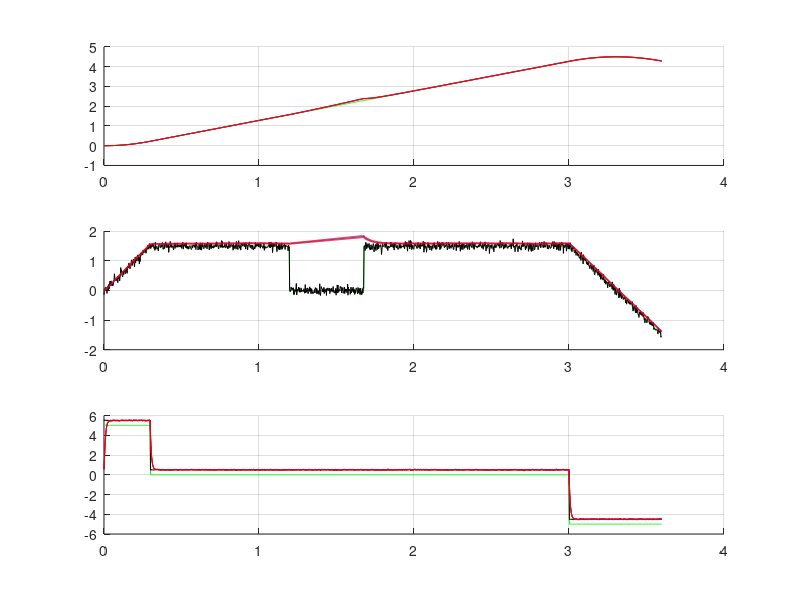

Write MATLAB code to recreate this figure.
################################################################################
# Simulation setup
################################################################################

# The OTOS velocity measurement was calculated to have a standard deviation of
# about 3 inches per second
velStd = 3 * .0254;

# The IMU acceleration measurement was calculated to have a standard deviation
# of about 0.03 meters per second^2
accStd = 0.03;

# The OTOS has 2.4ms loop period. With 1500 time steps, this simulates about 3.5
# seconds
dt = 0.0024;
numSteps = 1500;
t = 0 : dt : dt*(numSteps-1);

# Acceleration offset error
accOffset = 0.5;

# Generate measurement noise
velNoise = randn([numSteps, 1]) * velStd;
accNoise = randn([numSteps, 1]) * accStd + accOffset;

# Pre-allocate arrays for position, velocity, and acceleration
a = zeros([numSteps, 1]);
v = zeros([numSteps, 1]);
p = zeros([numSteps, 1]);

# Simulate acceleration at start and end
a(t < .3) = 5;
a(t > 3) = -5;

# Initialize Kalman filter state vector X:
# [Position]
# [Velocoty]
# [Accleration]
X = zeros([3,1]);

# Initialize Kalman filter state transition model F (X_{k+1} = F * X_k):
# [P_{k+1}] = P_k + V_k * dt = [1 dt  0]   [P_k]
# [V_{k+1}] = V_k + A_k * dt = [0  1 dt] * [V_k]
# [A_{k+1}] = A_k            = [0  0  1]   [A_k]
F = eye(3);
F(1,2) = dt;
F(2,3) = dt;

# Initialize Kalman filter state estimate covariance matrix P:
P = eye(3)*0;

# Initialize Kalman filter observation models H (Z_k = H * X_k):
# Z_{vk} = [0 1 0] * [P_k]
#                    [V_k]
#                    [A_k]
# Z_{ak} = [0 0 1] * [P_k]
#                    [V_k]
#                    [A_k]
Hv = [0 1 0];
Ha = [0 0 1];

# Initialize Kalman filter observation noise variance elements R:
Rv = velStd^2;
Ra = accStd^2;

# Initialize Kalman filter process noise covariance matrix Q:
Q = eye(3);
Q(1,1) = 1e-8;
Q(2,2) = 1e-6;
Q(3,3) = 1e-4;

################################################################################
# Simulation loop
################################################################################

# Loop through all time steps
for i = 1:numSteps

  # Physics time step, calculate next true velocity and position
  v(i+1) = v(i) + a(i) * dt;
  p(i+1) = p(i) + v(i) * dt;

  # Sensor measurement
  za = [a(i) + accNoise(i)];
  zv = [v(i) + velNoise(i)];

  # Simulate temporary loss of optical data
  if(i >= 500 && i < 700)
    zv = 0;
  end

  % Kalman filter prediction step
  X = F*X;
	P = F*P*F' + Q;

  # Kalman filter measurement update (accleration)
  y = za - Ha*X;
  S = Ha*P*Ha' + Ra;
  K = P*Ha'*inv(S);
  X = X + K*y;
  P = (eye(3) - K*Ha)*P;

  # Ignore velocity measurement if measurement is very different from estimate
  if(abs(zv - X(2)) < .5)
    # Kalman filter measurement update (velocity)
    y = zv - Hv*X;
    S = Hv*P*Hv' + Rv;
    K = P*Hv'*inv(S);
    X = X + K*y;
    P = (eye(3) - K*Hv)*P;
  else
    # Log velocity for plots to know where measurements are being ignored
    v(i) = 0;
  end

  # Log Kalman filter state and diagonal elements of covariance matrix
  ps(i) = X(1);
	pvs(i) = P(1,1);
  vs(i) = X(2);
	vvs(i) = P(2,2);
  as(i) = X(3);
	avs(i) = P(3,3);
end

# Remove last couple elements of these arrays to get sizes correct for plots
v(end) = [];
p(end) = [];

################################################################################
# Output plots
################################################################################

# Use Figure 1 and clear it
figure 1
clf

# Position subplot
subplot(3,1,1)
hold on
grid on

# True position
plot(t, p, 'g')

# Estimated position and standard deviation
plot(t, ps, 'b')
plot(t, ps - sqrt(pvs), 'r')
plot(t, ps + sqrt(pvs), 'r')

# Velocity subplot
subplot(3,1,2)
hold on
grid on

# True velocity and measured velocity
plot(t, v, 'g')
plot(t, v + velNoise, 'k')

# Estimated velocity and standard deviation
plot(t, vs, 'b')
plot(t, vs - 2*sqrt(vvs), 'r')
plot(t, vs + 2*sqrt(vvs), 'r')

# Acceleration subplot
subplot(3,1,3)
hold on
grid on

# True acceleration and measured velocity
plot(t, a, 'g')
plot(t, a + accNoise, 'k')

# Estimated acceleration and standard deviation
plot(t, as, 'b')
plot(t, as - 2*sqrt(avs), 'r')
plot(t, as + 2*sqrt(avs), 'r')

